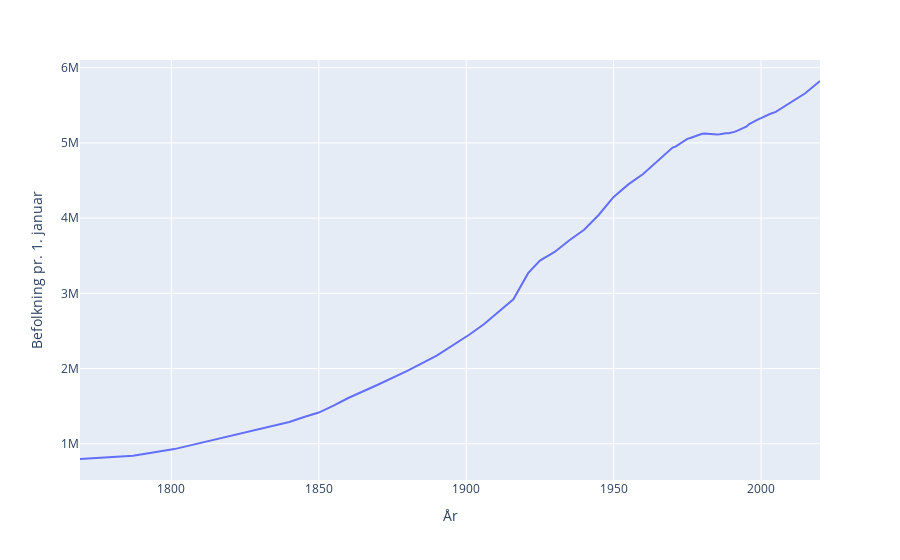

The notebook cell this image was saved under:
### Markdown cell above
***Uppgift 2 - Denmarks demografy***

### Code cell
from Tools.data_utils import convert_object_to_numbers


list_of_tables2 = pd.read_html("https://da.wikipedia.org/wiki/Danmarks_demografi")
rename_columns = {"År.1": "År", "Befolkning pr. 1. januar.1": "Befolkning pr. 1. januar"}

denmark_demo_unsorted = list_of_tables2[0]
denmark_demo_unsorted["Befolkning pr. 1. januar"] = denmark_demo_unsorted["Befolkning pr. 1. januar"].str.replace("[7]", "")
denmark_demo = pd.concat([
    denmark_demo_unsorted[["År", "Befolkning pr. 1. januar"]],
    denmark_demo_unsorted[["År.1", "Befolkning pr. 1. januar.1"]].rename(columns=rename_columns).dropna()
], ignore_index=True)

convert_object_to_numbers(denmark_demo, decimal_point = False)

denmark_demo = denmark_demo.astype(int)

denmark_demo.set_index("År", inplace=True)

fig = px.line(denmark_demo.loc[1769:2020], y= "Befolkning pr. 1. januar")

fig.show()

### Figure 1 — Plotly figure (JSON) as saved in the notebook; plotly's stock layout.template omitted (floating-point values rounded to 4 significant figures)
{"data": [{"hovertemplate": "År=%{x}<br>Befolkning pr. 1. januar=%{y}<extra></extra>", "legendgroup": "", "line": {"color": "#636efa", "dash": "solid"}, "marker": {"symbol": "circle"}, "mode": "lines", "name": "", "orientation": "v", "showlegend": false, "type": "scatter", "x": [1769, 1787, 1801, 1834, 1840, 1845, 1850, 1855, 1860, 1870, 1880, 1890, 1901, 1906, 1911, 1916, 1921, 1925, 1930, 1935, 1940, 1945, 1950, 1955, 1960, 1965, 1970, 1971, 1972, 1973, 1974, 1975, 1976, 1977, 1978, 1979, 1980, 1981, 1982, 1983, 1984, 1985, 1986, 1987, 1988, 1989, 1990, 1991, 1992, 1993, 1994, 1995, 1996, 1997, 1998, 1999, 2000, 2001, 2002, 2003, 2005, 2010, 2015, 2020], "xaxis": "x", "y": [797584, 841806, 929001, 1230964, 1289075, 1356877, 1414648, 1507222, 1608362, 1784741, 1969039, 2172380, 2449540, 2588919, 2757076, 2921362, 3267831, 3434555, 3550656, 3706349, 3844312, 4045232, 4281275, 4448401, 4585256, 4767597, 4937579, 4950598, 4975653, 5007538, 5036184, 5054410, 5065313, 5079879, 5096959, 5111537, 5122065, 5123989, 5119155, 5116464, 5112130, 5111108, 5116273, 5124794, 5129254, 5129778, 5135409, 5146469, 5162126, 5180614, 5196642, 5215718, 5251027, 5275121, 5294860, 5313577, 5330020, 5349212, 5368354, 5383507, 5411405, 5534738, 5659715, 5822763], "yaxis": "y"}], "layout": {"legend": {"tracegroupgap": 0}, "margin": {"t": 60}, "xaxis": {"anchor": "y", "domain": [0, 1], "title": {"text": "År"}}, "yaxis": {"anchor": "x", "domain": [0, 1], "title": {"text": "Befolkning pr. 1. januar"}}}}
